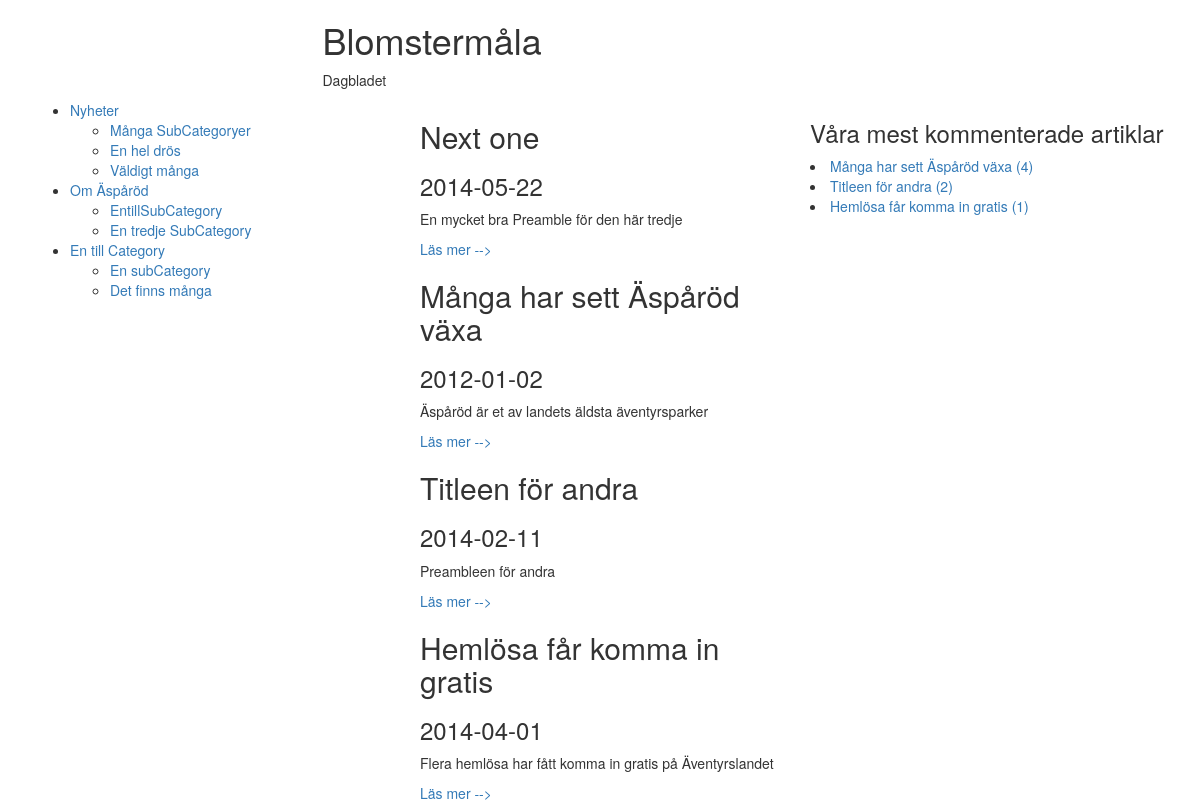
The page / on the database its author committed.
### tables this page shows
create table Sub_Category
(SubCategoryID     int NOT NULL AUTO_INCREMENT,
 SubCategoryname	varchar(50),
 CategoryID			int NOT NULL,
 primary key (SubCategoryID),
 foreign key (CategoryID) references Category(CategoryID));

create table Category
(CategoryID     int NOT NULL AUTO_INCREMENT,
 Categoryname	varchar(50),
 primary key (CategoryID));

create table Article
(Title			varchar(100),
 Preamble     		varchar(200),
 Content     		text,
 Date			date,
 ArticleID		int NOT NULL AUTO_INCREMENT,
 SubCategoryID	int NOT NULL,
 primary key (ArticleID),
 foreign key (SubCategoryID) references Sub_Category(SubCategoryID));

### index.php (the view, shortened to what this page needs)
<?php
  include('db.php');
?>
<!DOCTYPE html>
<html>
  <head>
    <link href="css/bootstrap.min.css" rel="stylesheet">
  </head>
	<body>
	<div class="container">
	<div class="row">
		<div class="col-md-6 col-md-offset-3">
			<h1>Blomstermåla</h1>
			<p>Dagbladet</p>
		</div>
	</div>
	<div class="row">
	<div class="col-md-4">
	<?php
    $sql = "select Categoryname, SubCategoryname, SubCategoryID from Category inner join Sub_Category on Sub_Category.CategoryID=Category.CategoryID order by Category.CategoryID";
    $result = mysqli_query($link, $sql);
$owner = "";
echo("<ul>\n");
while ($row = mysqli_fetch_array($result))
{
	if (($row[0]!=$owner) && ($owner!="")){
			echo("\t</ul>\n</li>\n");
		}
	if ($row[0]!=$owner){
		echo('<li><a href="">'.$row[0]."</a>\n\t<ul>\n");
		$owner=$row[0];
	}
	echo('<li><a href="index.php?cat='.$row[2].'">'.$row[1].'</a></li>');
}
echo("\t</ul>\n</li>\n");
echo("</ul>\n");
?>
	</div>
	<div class="col-md-4">
				<?php
$cat = $_GET['cat'];
if ($cat==null)
{
$sql = "select Title, Preamble, Date, ArticleID from Article order by ArticleID desc limit 5";
}
else
{
$sql = "select Title, Preamble, Date, ArticleID from Article where SubCategoryID='$cat'";
}
$result = mysqli_query($link, $sql);
while ($row = mysqli_fetch_array($result))
{
	echo('<div class="newsitem">');
	echo("\t\t<h2>".$row[0]."</h2>\n");
	echo('<h3>'.$row[2].'</h3>');
	echo('<p class="Preamble">'.$row[1].'</p>');
	echo('<a href="webbArticle.php?ArtID='.$row[3].'">Läs mer --></a>');
	echo('</div>');
}
?>
	</div>
	<div class="col-md-4">
		<h3>Våra mest kommenterade artiklar</h3>
		<?php
$sql = "select Article.ArticleID, Article.Date, Article.Title, count(Comment.ArticleID) as NumberOfComments from Comment left join Article on Comment.ArticleID=Article.ArticleID group by Title order by NumberOfComments desc limit 3";
$result = mysqli_query($link, $sql);
while ($row = mysqli_fetch_array($result))
{
	echo('<li><a href="webbArticle.php?ArtID='.$row[0].'">'.$row[2].' ('.$row[3].')</a></li>');
}
?>
	</div>
	</div>
	</body>
</html>

### rows shown on the page
sub_category: CategoryID.Categoryname "Nyheter", SubCategoryname "Många SubCategoryer"
sub_category: SubCategoryname "En hel drös"
sub_category: SubCategoryname "Väldigt många"
sub_category: CategoryID.Categoryname "Om Äspåröd", SubCategoryname "EntillSubCategory"
sub_category: SubCategoryname "En tredje SubCategory"
sub_category: CategoryID.Categoryname "En till Category", SubCategoryname "En subCategory"
sub_category: SubCategoryname "Det finns många"
article: Title "Next one", Date "2014-05-22", Preamble "En mycket bra Preamble för den här tredje"
article: Title "Många har sett Äspåröd växa", Date "2012-01-02", Preamble "Äspåröd är et av landets äldsta äventyrsparker", row "4"
article: Title "Titleen för andra", Date "2014-02-11", Preamble "Preambleen för andra", row "2"
article: Title "Hemlösa får komma in gratis", Date "2014-04-01", Preamble "Flera hemlösa har fått komma in gratis på Äventyrslandet", row "1"
